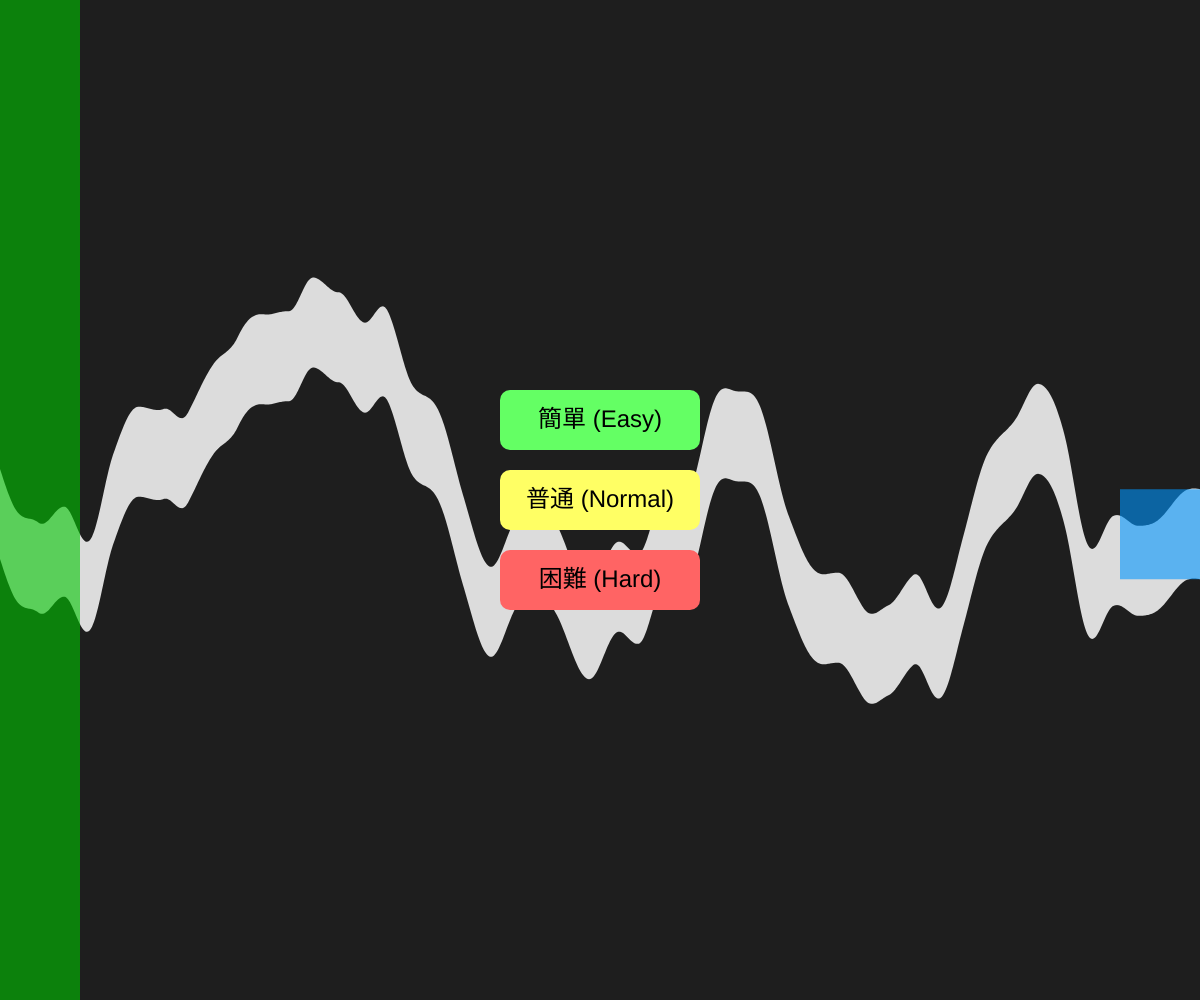
Frame 1 (no input)
Frame 60 (no input): identical to frame 1, image omitted
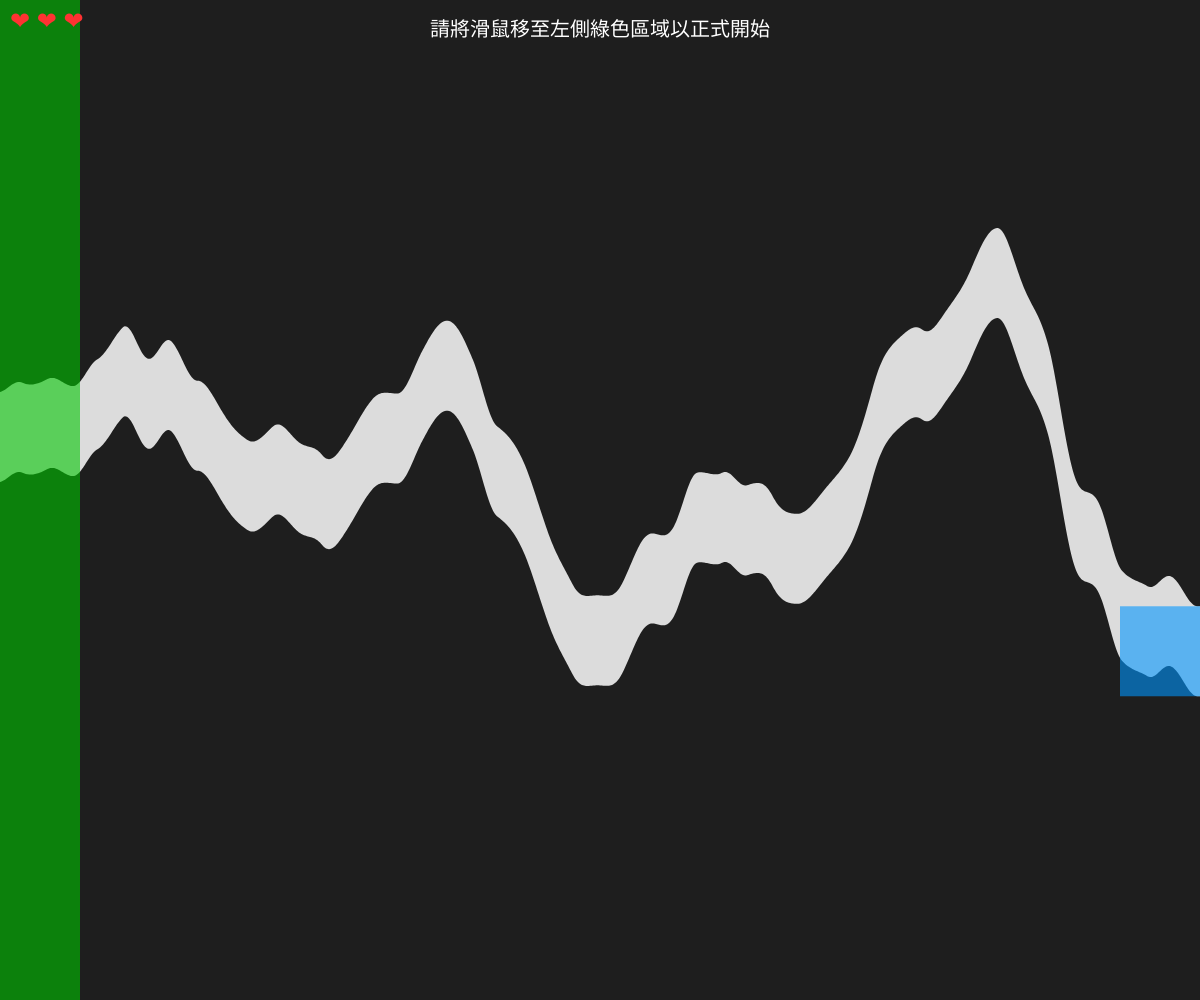
Frame 120 (the mouse pressed at the canvas centre since frame 60)

The p5.js sketch that drew these frames (run headless with seeded random() and noise() and a simulated clock; from frame 60 on, the mouse is pressed at the canvas centre):

// p5.js sketch
// ── sketch.js
let gameState = -1; // -1: 首頁, 0: 等待進入起點, 1: 遊戲中, 2: 失敗, 3: 勝利
let path = [];
let pathWidth = 90; // 道路的寬度預設值
let startAreaWidth = 80; // 將起點/終點區域加寬，方便操作
let noiseStep = 0.005; // 道路起伏程度的預設值
let lives = 0; // 目前生命數
let maxLives = 0; // 該難度的最大生命數 (0代表不使用此機制)
let invincibleTimer = 0; // 失誤後的無敵時間計時器

function setup() {
  createCanvas(windowWidth, windowHeight); // 稍微加寬畫布讓路徑長一點
  generatePath();
}

function windowResized() {
  resizeCanvas(windowWidth, windowHeight);
  generatePath();
  gameState = -1; // 調整視窗大小後回到首頁，避免狀態錯亂
}

function generatePath() {
  path = [];
  let noiseOffset = random(1000); // 隨機生成地形的種子
  
  // 使用 Perlin noise 產生平滑且隨機的路徑
  for (let x = 0; x <= width; x++) {
    // 確保路徑不會超出畫面上下的邊界
    path[x] = map(noise(noiseOffset), 0, 1, pathWidth, height - pathWidth);
    noiseOffset += noiseStep; // 使用變數控制崎嶇程度
  }
}

function draw() {
  background(30); // 牆壁顏色 (暗色)

  // 繪製安全道路 (淺色)
  fill(220);
  noStroke();
  beginShape();
  for (let x = 0; x <= width; x++) {
    vertex(x, path[x] - pathWidth / 2);
  }
  for (let x = width; x >= 0; x--) {
    vertex(x, path[x] + pathWidth / 2);
  }
  endShape(CLOSE);

  // 繪製起點區域 (綠色)
  fill(0, 200, 0, 150);
  rect(0, 0, startAreaWidth, height); // 左側皆設為開始點，高度涵蓋整個畫面

  // 繪製終點區域 (藍色)
  fill(0, 150, 255, 150);
  rect(width - startAreaWidth, path[width] - pathWidth / 2, startAreaWidth, pathWidth);

  // 繪製生命值 (愛心)
  if ((gameState === 0 || gameState === 1) && maxLives > 0) {
    fill(255, 50, 50);
    textSize(24);
    textAlign(LEFT, TOP);
    let heartStr = "";
    for (let i = 0; i < lives; i++) {
      heartStr += "❤ ";
    }
    text(heartStr, 10, 10);
  }

  // 遊戲邏輯與 UI 顯示
  if (gameState === -1) {
    // 繪製難度選擇按鈕
    rectMode(CENTER);
    textSize(24);
    textAlign(CENTER, CENTER);
    
    // 簡單按鈕 (綠色)
    fill(100, 255, 100);
    rect(width / 2, height / 2 - 80, 200, 60, 10);
    fill(0);
    text("簡單 (Easy)", width / 2, height / 2 - 80);

    // 普通按鈕 (黃色)
    fill(255, 255, 100);
    rect(width / 2, height / 2, 200, 60, 10);
    fill(0);
    text("普通 (Normal)", width / 2, height / 2);

    // 困難按鈕 (紅色)
    fill(255, 100, 100);
    rect(width / 2, height / 2 + 80, 200, 60, 10);
    fill(0);
    text("困難 (Hard)", width / 2, height / 2 + 80);

    rectMode(CORNER); // 恢復預設繪製模式
  } else if (gameState === 0) {
    fill(255);
    textSize(20);
    textAlign(CENTER, CENTER);
    
    if (maxLives > 0 && lives < maxLives) {
      fill(255, 100, 100);
      text(`失誤了！剩下 ${lives} 條命，請將滑鼠移回左側綠色區域重新開始`, width / 2, 30);
    } else {
      text("請將滑鼠移至左側綠色區域以正式開始", width / 2, 30);
    }

    // 當滑鼠移動到起點範圍內時，正式進入遊戲中狀態
    if (mouseX >= 0 && mouseX < startAreaWidth && mouseY >= 0 && mouseY <= height) {
      gameState = 1;
    }
  } else if (gameState === 1) {
    // 繪製玩家滑鼠游標的紅點
    fill(255, 0, 0);
    ellipse(mouseX, mouseY, 10, 10);

    // 檢查是否抵達終點
    if (mouseX > width - startAreaWidth) {
      gameState = 3;
    } else {
      // 檢查是否碰到邊界 (觸電)
      let mx = constrain(floor(mouseX), 0, width);
      let topBound = path[mx] - pathWidth / 2;
      let bottomBound = path[mx] + pathWidth / 2;

      // 在起點區域內不會被判定失敗
      if (mouseX >= startAreaWidth) {
        // 玩家圓點半徑約為 5
        if (mouseY - 5 < topBound || mouseY + 5 > bottomBound) {
          if (maxLives > 0) {
            lives--;
            if (lives > 0) {
              gameState = 0; // 扣命後回到起點等待
            } else {
              gameState = 2; // 沒命了，遊戲結束
            }
          } else {
            gameState = 2; // 簡單模式不使用命機制，直接結束
          }
        }
      }
    }
  } else if (gameState === 2) {
    fill(255, 50, 50);
    textSize(40);
    textAlign(CENTER, CENTER);
    text("觸電了！遊戲結束", width / 2, height / 2);
    textSize(20);
    text("點擊滑鼠重新開始", width / 2, height / 2 + 40);
  } else if (gameState === 3) {
    fill(50, 255, 50);
    textSize(40);
    textAlign(CENTER, CENTER);
    text("恭喜過關！", width / 2, height / 2);
    textSize(20);
    text("點擊滑鼠再來一局", width / 2, height / 2 + 40);
  }
}

// 滑鼠點擊事件 (用於重新開始)
function mousePressed() {
  if (gameState === -1) {
    if (mouseX > width / 2 - 100 && mouseX < width / 2 + 100) {
      // 檢查是否點擊簡單按鈕 (Y 軸中心點為 height/2 - 80)
      if (mouseY > height / 2 - 80 - 30 && mouseY < height / 2 - 80 + 30) {
        pathWidth = 140; noiseStep = 0.003; maxLives = 0; lives = 0; generatePath();
        gameState = 0; // 點擊後切換至等待滑鼠進入起點的狀態
      }
      // 檢查是否點擊普通按鈕 (Y 軸中心點為 height/2)
      else if (mouseY > height / 2 - 30 && mouseY < height / 2 + 30) {
        pathWidth = 90; noiseStep = 0.005; maxLives = 3; lives = 3; generatePath();
        gameState = 0;
      }
      // 檢查是否點擊困難按鈕 (Y 軸中心點為 height/2 + 80)
      else if (mouseY > height / 2 + 80 - 30 && mouseY < height / 2 + 80 + 30) {
        pathWidth = 40; noiseStep = 0.008; maxLives = 10; lives = 10; generatePath();
        gameState = 0;
      }
    }
  } else if (gameState === 2 || gameState === 3) {
    generatePath(); // 重新生成新路徑
    gameState = -1; // 遊戲結束後點擊，回到首頁
  }
}

// 鍵盤事件 (用於觸發按鈕)
function keyPressed() {
  if (gameState === -1 && (key === ' ' || keyCode === ENTER)) {
    // 預設以「普通」難度開始
    pathWidth = 90; noiseStep = 0.005; maxLives = 3; lives = 3; generatePath();
    gameState = 0; // 切換至等待滑鼠進入起點的狀態
  }
}
